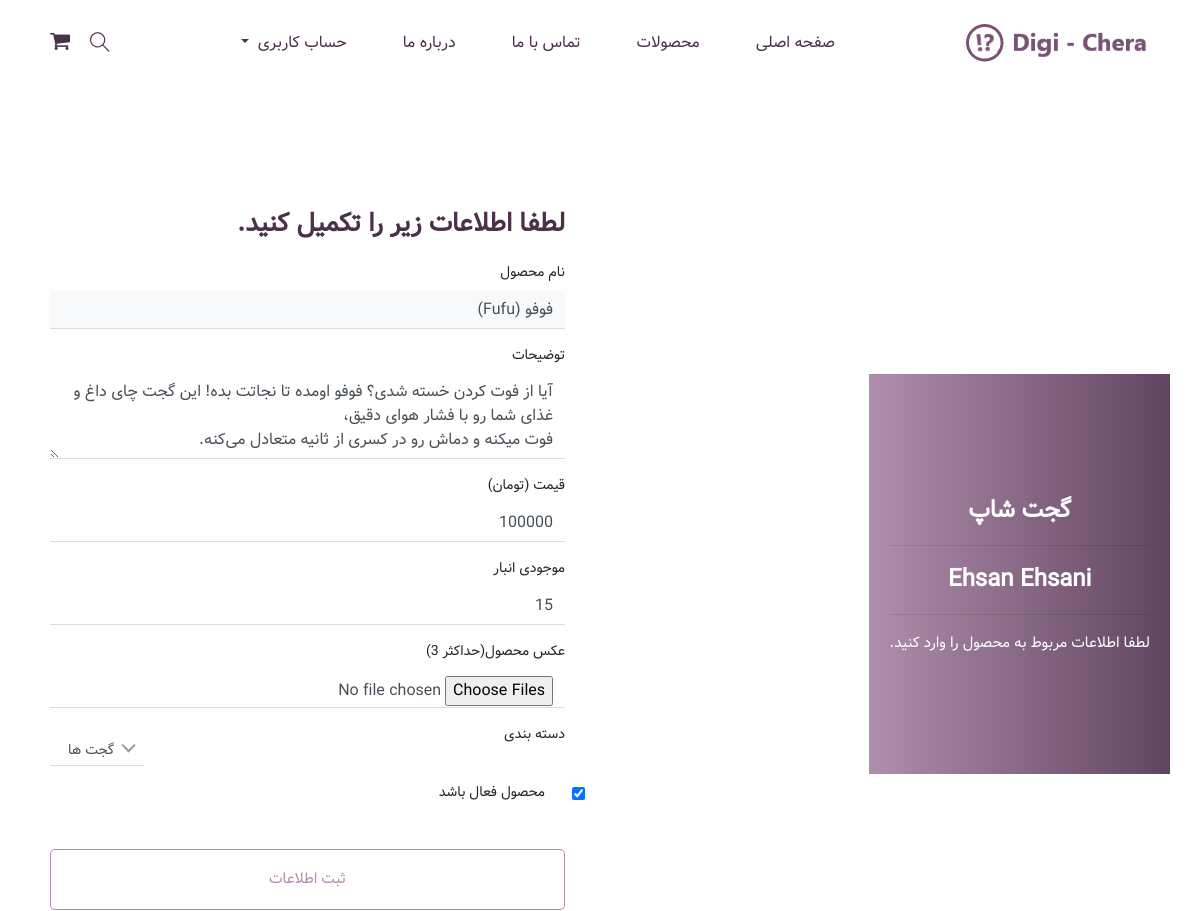
Page /products/1/update/ (signed in, upper part) on the earlier database version.
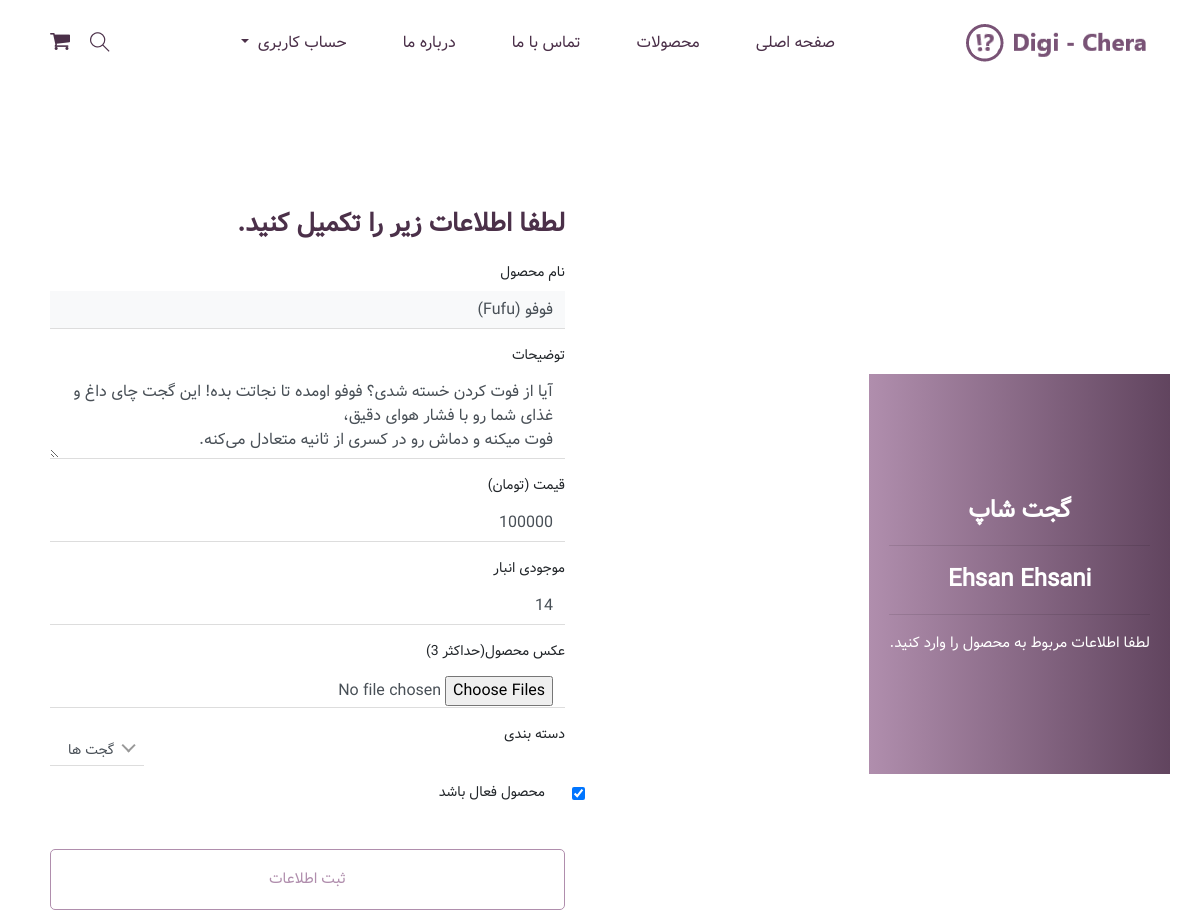
Same page on the later database version.
### product/models.py (models this page shows, shortened)
class Product(SluggedModel):
    store = models.ForeignKey(
        "store.Store",
        on_delete=models.CASCADE,
        related_name='products',
        verbose_name='فروشگاه'
    )
    category = models.ForeignKey(
        "Category",
        related_name='products',
        on_delete=models.PROTECT
    )
    name = models.CharField(
        verbose_name='نام محصول',
        max_length=255
    )
    description = models.TextField(
        verbose_name='توضیحات'
    )
    price = models.PositiveIntegerField(
        verbose_name='قیمت'
    )
    stock = models.PositiveIntegerField(
        verbose_name='موجودی انبار'
    )
    is_active = models.BooleanField(
        verbose_name='وضعیت',
        default=True
    )
    class Meta:
        verbose_name = 'محصول'
        verbose_name_plural = 'محصولات'
        ordering = ['store']

### product/views.py (the view)
# urls.py: path('<int:pk>/update/', views.product_update, name='product_update'),
@login_required
@store_owner_required(Product)
def product_update(request, pk):
    product = request.obj
    if request.method == 'POST':
        form = ProductForm(request.POST, request.FILES, instance=product)
        if form.is_valid():
            product = form.save()
            new_images = request.FILES.getlist('image')
            if new_images:
                product.images.all().delete()
            for img in new_images:
                    ProductImage.objects.create(product=product, title=product.name, image=img)
            messages.success(request, f'محصول {product.name} با موفقیت بروزرسانی شد.')
            return redirect('store:detail')
    else:
        form = ProductForm(instance=product)
    return render(request, 'product/product_form.html', {'form': form})

### product/models.py (called while the page is built)
    def __str__(self):
        return self.name

### product/templates/product/product_form.html (shortened to what this page needs)
{% extends 'base.html' %}
{% load static %}
{% block content %}
{% if user.is_authenticated %}
    <section class="login_part section_padding ">
        <div class="container">
            <div class="row align-items-center">
                <div class="col-lg-6 col-md-6">
                    <div class="login_part_text text-center">
                        <div class="login_part_text_iner">
                            <h2>{{ user.store.store_name }}</h2>
                            <hr>
                            <h2>{{ user.first_name }} {{ user.last_name }}</h2>
                            <hr>
                            <p>لطفا اطلاعات مربوط به محصول را وارد کنید.</p>
                        </div>
                    </div>
                </div>
                <div class="col-lg-6 col-md-6">
                    <div class="login_part_form">
                        <div class="login_part_form_iner">
                            <h3>لطفا اطلاعات زیر را تکمیل کنید.</h3>
                            <form class="row contact_form" id="productForm" method="post" enctype="multipart/form-data">
                                <div class="col-md-12 form-group p_star">
                                    <label for="id_name">نام محصول</label>
                                    {{ form.name }}
                                </div>
                                <div class="col-md-12 form-group p_star">
                                    <label for="id_description">توضیحات</label>
                                    {{ form.description }}
                                </div>
                                <div class="col-md-12 form-group p_star">
                                    <label for="id_price">قیمت (تومان)</label>
                                    {{ form.price }}
                                </div>
                                <div class="col-md-12 form-group p_star">
                                    <label for="id_stock">موجودی انبار</label>
                                    {{ form.stock }}
                                </div>
                                <div class="col-md-12 form-group p_star">
                                    <label for="id_image">عکس محصول(حداکثر 3)</label>
                                    {{ form.image }}
                                </div>
                                <div class="col-md-12 form-group p_star">
                                    <label for="id_image">دسته بندی</label>
                                </div>
                                <div class="col-md-12 form-group p_star">
                                    <div class="form-check">
                                        {{ form.is_active }}
                                        <label class="form-check-label" for="id_is_active">محصول فعال باشد</label>
                                    </div>
                                </div>
                                <div class="col-md-12 form-group">
                                    <button type="submit" value="submit" class="btn_3">
                                        ثبت اطلاعات
                                    </button>
                                </div>
                            </form>
                        </div>
                    </div>
                </div>
            </div>
        </div>
    </section>
{% endif %}
{% endblock content %}

Differences in the rows shown:
changed Product "فوفو (Fufu)": stock "15" → "14"
